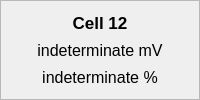
                 <widget class="QFrame" name="cell12_frame">
                  <property name="frameShape">
                   <enum>QFrame::StyledPanel</enum>
                  </property>
                  <property name="frameShadow">
                   <enum>QFrame::Raised</enum>
                  </property>
                  <layout class="QVBoxLayout" name="verticalLayout_14">
                   <item>
                    <widget class="QLabel" name="cell12_title">
                     <property name="font">
                      <font>
                       <pointsize>13</pointsize>
                       <weight>75</weight>
                       <bold>true</bold>
                      </font>
                     </property>
                     <property name="text">
                      <string>Cell 12</string>
                     </property>
                     <property name="alignment">
                      <set>Qt::AlignCenter</set>
                     </property>
                    </widget>
                   </item>
                   <item>
                    <widget class="QLabel" name="cell12_voltage">
                     <property name="font">
                      <font>
                       <pointsize>12</pointsize>
                      </font>
                     </property>
                     <property name="text">
                      <string>indeterminate mV</string>
                     </property>
                     <property name="alignment">
                      <set>Qt::AlignCenter</set>
                     </property>
                    </widget>
                   </item>
                   <item>
                    <widget class="QLabel" name="cell12_soc">
                     <property name="font">
                      <font>
                       <pointsize>12</pointsize>
                      </font>
                     </property>
                     <property name="text">
                      <string>indeterminate %</string>
                     </property>
                     <property name="alignment">
                      <set>Qt::AlignCenter</set>
                     </property>
                    </widget>
                   </item>
                  </layout>
                 </widget>
